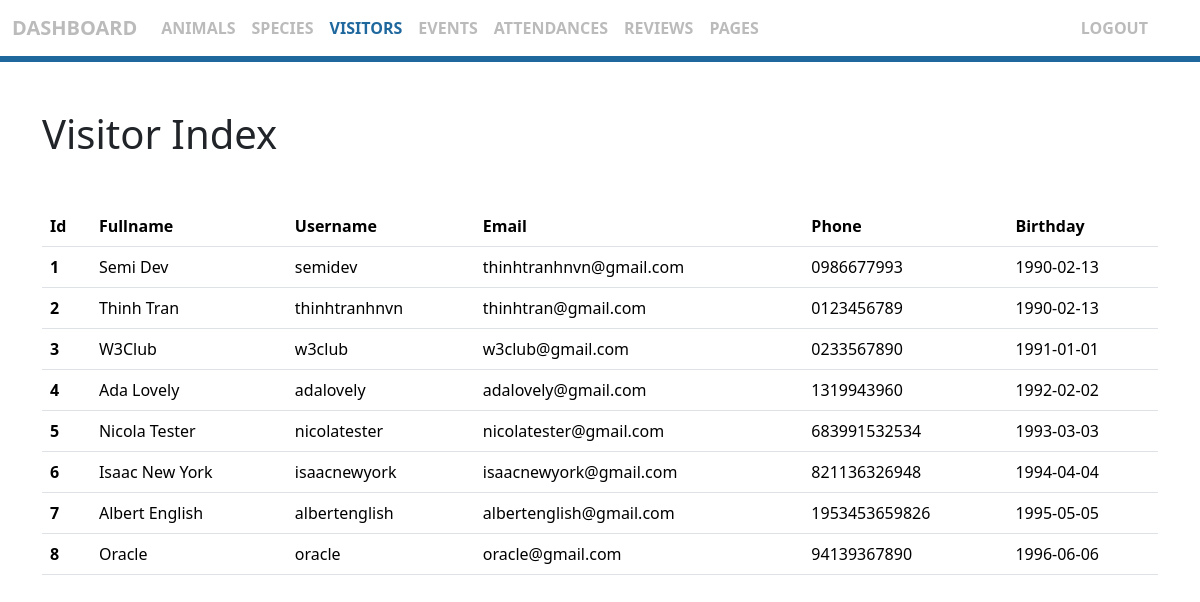
Page /admin/visitor/index.php (signed in) on the committed database.
### tables this page shows
CREATE TABLE visitor (
    id       INT          NOT NULL AUTO_INCREMENT PRIMARY KEY,
    fullname VARCHAR(32)  NOT NULL,
    username VARCHAR(32)  NOT NULL UNIQUE,
    password MEDIUMTEXT   NOT NULL,
    email    VARCHAR(128) NOT NULL UNIQUE,
    phone    VARCHAR(32)  NOT NULL UNIQUE,
    birthday DATE         NOT NULL
);

### admin/visitor/index.php (called while the page is built, shortened)
<?php
include_once(__DIR__ . "/../../model/database.php");
$all_visitors = database::select_all_visitor();
include_once(__DIR__ . "/../../view/page/admin/visitor/index.phtml");
?>

### model/database.php (called while the page is built, shortened)
<?php
include_once(__DIR__ . "/event.php");
include_once(__DIR__ . "/visitor.php");
include_once(__DIR__ . "/page.php");
$mysqli_connection = new mysqli($server, $username, $password, $database);
class database
{
     public static function select_all_visitor () : array
     {
         global $mysqli_connection;
         $sql = "
            SELECT id, fullname, username, password, email, phone, birthday
            FROM visitor
         ";
         $all_visitors = [];
         $result_set = $mysqli_connection->query($sql);
         if (mysqli_num_rows($result_set) > 0) {
             while ($record = mysqli_fetch_assoc($result_set)) {
                 $id       = (int) $record["id"];
                 $fullname = stripslashes($record["fullname"]);
                 $username = stripslashes($record["username"]);
                 $password = stripslashes($record["password"]);
                 $email    = stripslashes($record["email"]);
                 $phone    = stripslashes($record["phone"]);
                 $birthday = stripslashes($record["birthday"]);
                 $visitor = new visitor($id, $fullname, $username, $password, $email, $phone, $birthday);
                 array_push($all_visitors, $visitor);
             }
         }
         return $all_visitors;
     }
}
?>

### model/visitor.php (called while the page is built, shortened)
<?php
class visitor
{
    private int    $id;
    private string $fullname;
    private string $username;
    private string $email;
    private string $phone;
    private string $birthday;
    public function get_id () : int
    {
        return $this->id;
    }
    public function set_id (int $id) : void
    {
        if ($id < 0)
            throw new Exception("Invalid visitor id");
        else
            $this->id = $id;
    }
    public function get_fullname () : string
    {
        return $this->fullname;
    }
    public function set_fullname (string $fullname) : void
    {
        if (empty($fullname))
            throw new Exception("Full-name cannot be empty");
        else
            $this->fullname = $fullname;
    }
    public function get_username () : string
    {
        return $this->username;
    }
    public function set_username (string $username) : void
    {
        if (empty($username))
            throw new Exception("Username cannot be empty");
        else
            $this->username = $username;
    }
    public function get_email () : string
    {
        return $this->email;
    }
    public function set_email (string $email) : void
    {
        if (empty($email))
            throw new Exception("Email cannot be empty");
        else
            $this->email = $email;
    }
    public function get_phone () : string
    {
        return $this->phone;
    }
    public function set_phone (string $phone) : void
    {
        if (empty($phone))
            throw new Exception("Phone cannot be empty");
        else
            $this->phone = $phone;
    }
    public function get_birthday () : string
    {
        return $this->birthday;
    }
    public function set_birthday (string $birthday) : void
    {
        if (empty($birthday))
            throw new Exception("Birthday cannot be empty");
        else
            $this->birthday = $birthday;
    }
}
?>

### view/page/admin/visitor/index.phtml (the view, shortened to what this page needs)
<!doctype html>
<html lang="en">
<head>
    <?php include_once(__DIR__ . "/../../../part/admin/head.phtml"); ?>
</head>
<body>
    <?php include_once(__DIR__ . "/../../../part/admin/navbar.phtml"); ?>
    <div class="py-5">
        <div class="container">
            <h1 class="mb-5"> Visitor Index </h1>
            <table class="table">
                <thead>
                    <tr>
                        <th scope="col"> Id </th>
                        <th scope="col"> Fullname </th>
                        <th scope="col"> Username </th>
                        <th scope="col"> Email </th>
                        <th scope="col"> Phone </th>
                        <th scope="col"> Birthday </th>
                    </tr>
                </thead>
                <tbody>
                <?php foreach ($all_visitors as $visitor) { ?>
                    <tr>
                        <th scope="row"> <?php print($visitor->get_id()) ?> </th>
                        <td> <?php print($visitor->get_fullname()) ?> </td>
                        <td> <?php print($visitor->get_username()) ?> </td>
                        <td> <?php print($visitor->get_email()) ?> </td>
                        <td> <?php print($visitor->get_phone()) ?> </td>
                        <td> <?php print($visitor->get_birthday()) ?> </td>
                    </tr>
                <?php }  ?>
                </tbody>
            </table>
        </div>
    </div>
</body>
</html>

### rows in the picture
visitor: id "1", fullname "Semi Dev", username "semidev", email "thinhtranhnvn@gmail.com", phone "0986677993", birthday "1990-02-13"
visitor: id "2", fullname "Thinh Tran", username "thinhtranhnvn", email "thinhtran@gmail.com", phone "0123456789", birthday "1990-02-13"
visitor: id "3", fullname "W3Club", username "w3club", email "w3club@gmail.com", phone "0233567890", birthday "1991-01-01"
visitor: id "4", fullname "Ada Lovely", username "adalovely", email "adalovely@gmail.com", phone "1319943960", birthday "1992-02-02"
visitor: id "5", fullname "Nicola Tester", username "nicolatester", email "nicolatester@gmail.com", phone "683991532534", birthday "1993-03-03"
visitor: id "6", fullname "Isaac New York", username "isaacnewyork", email "isaacnewyork@gmail.com", phone "821136326948", birthday "1994-04-04"
visitor: id "7", fullname "Albert English", username "albertenglish", email "albertenglish@gmail.com", phone "1953453659826", birthday "1995-05-05"
visitor: id "8", fullname "Oracle", username "oracle", email "oracle@gmail.com", phone "94139367890", birthday "1996-06-06"
